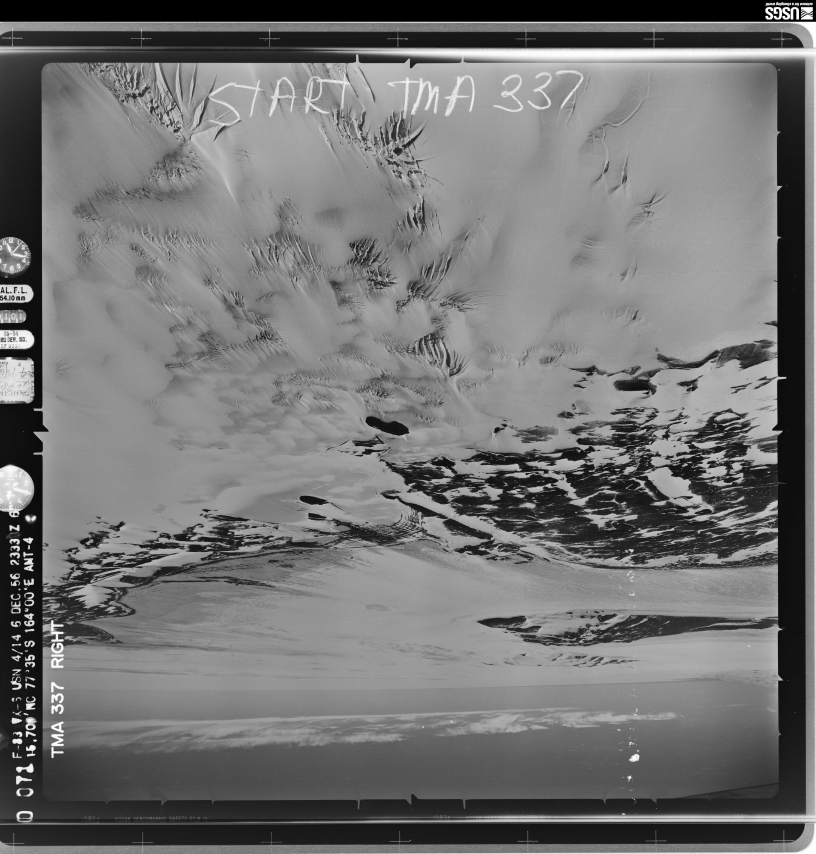
#> input picture altimeter_detector/altimeter_examples/CA033733R0071.jpg, 4080 x 4269 px (shown at 1/5 size)
$ python -i findCircle.py   (imports and definitions only)
#> lines starting #> are read from the running program, lines starting #| are printed output that depends on the picture
#> further down, picture is the input picture: shape (4269, 4080); min 0, max 255, mean 115.8
import cv2
import numpy as np
from spymicmac.image import contrast_enhance
from PIL import Image
from matplotlib import pyplot as plt
import os
import warnings

def IMGEnhance(img):
    # some image enhancement techniques
    # 1. Histogram equalization
    eqHist = cv2.equalizeHist(img)
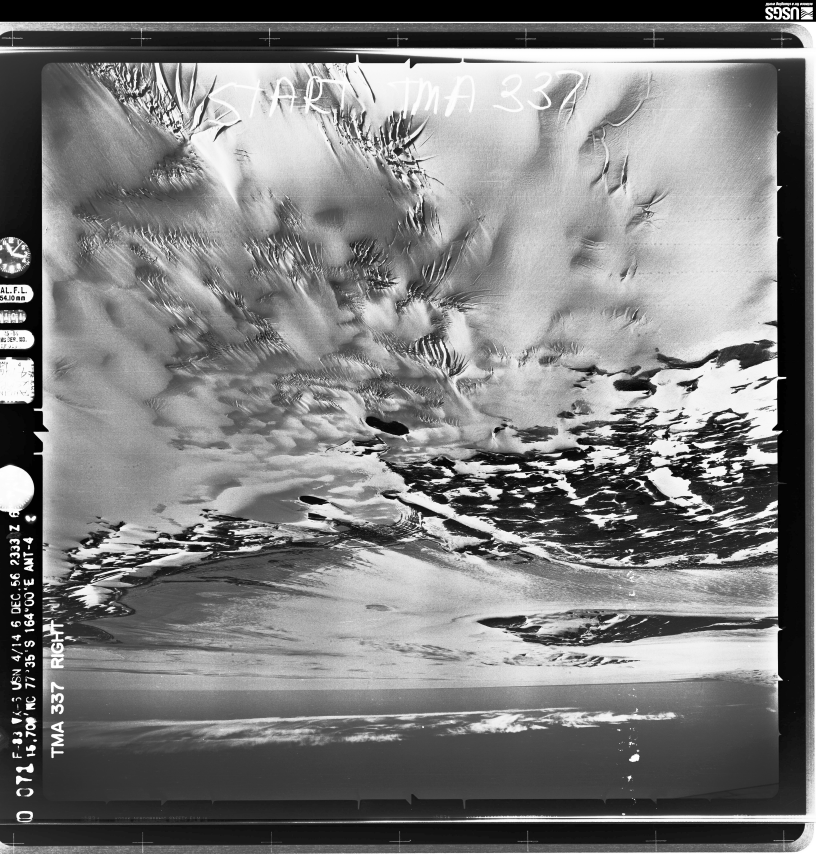
#> eqHist: shape (4269, 4080) (shown at 1/5 size); min 0, max 255, mean 125.7
    # 2. Unmasked sharpening
    img_GaussianBlur = cv2.GaussianBlur(eqHist, (0, 0), 3)
    usm = cv2.addWeighted(eqHist, 2.0, img_GaussianBlur, -1.0, 0)
    # 3. Denoising & Contrast enhancement
    # since this function only takes file path as input
    # we need to save usm to a path and then remove it
    cv2.imwrite('temp_IMGEnhance.jpg', usm)
#> (the run stopped early here; a loop or call above may not have finished)

$ run again, on altimeter_detector/altimeter_examples/CA033733R0072.jpg
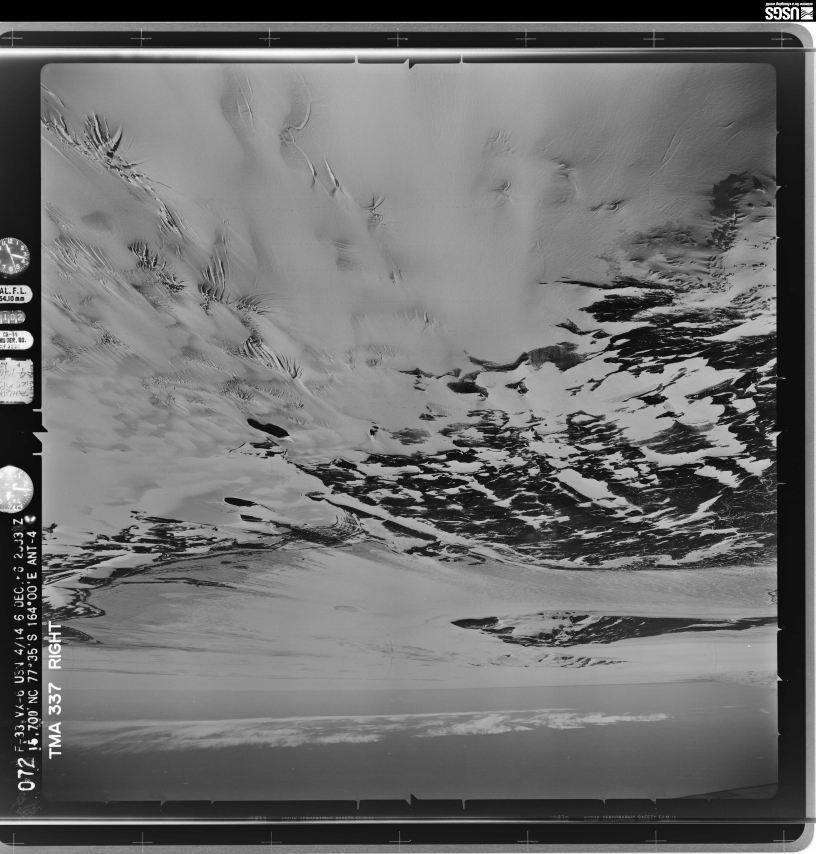
#> input picture altimeter_detector/altimeter_examples/CA033733R0072.jpg, 4080 x 4269 px (shown at 1/5 size)
#> picture is the input picture: shape (4269, 4080); min 0, max 255, mean 110
#> in IMGEnhance, `eqHist = cv2.equalizeHist(img)`:
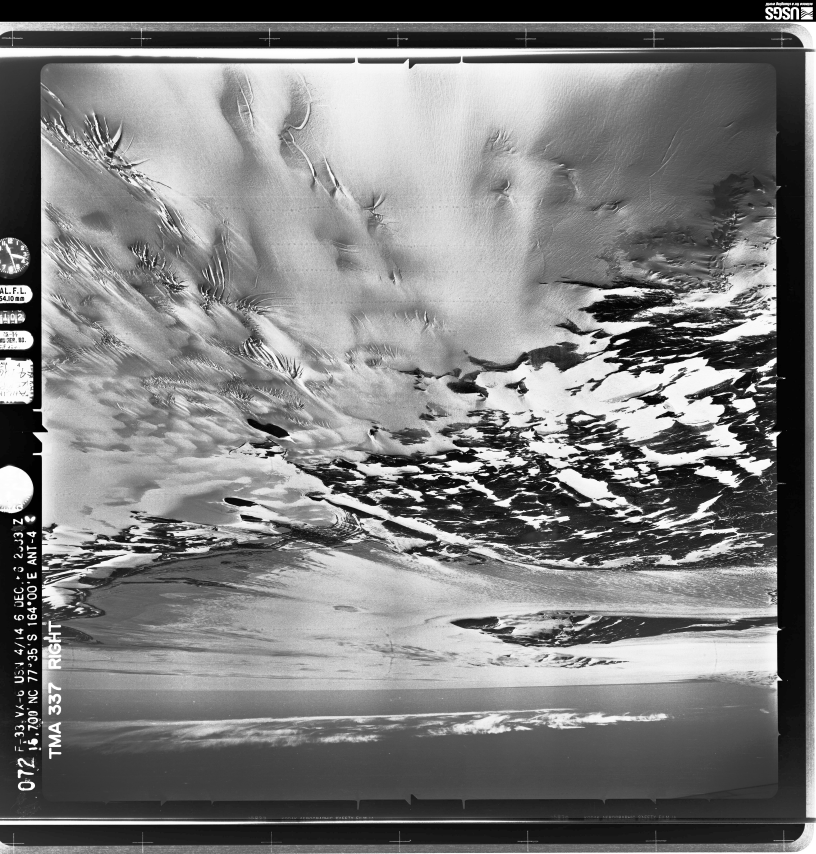
#> eqHist: shape (4269, 4080) (shown at 1/5 size); min 0, max 255, mean 125.6

$ run again, on altimeter_detector/altimeter_examples/CA033733R0073.jpg
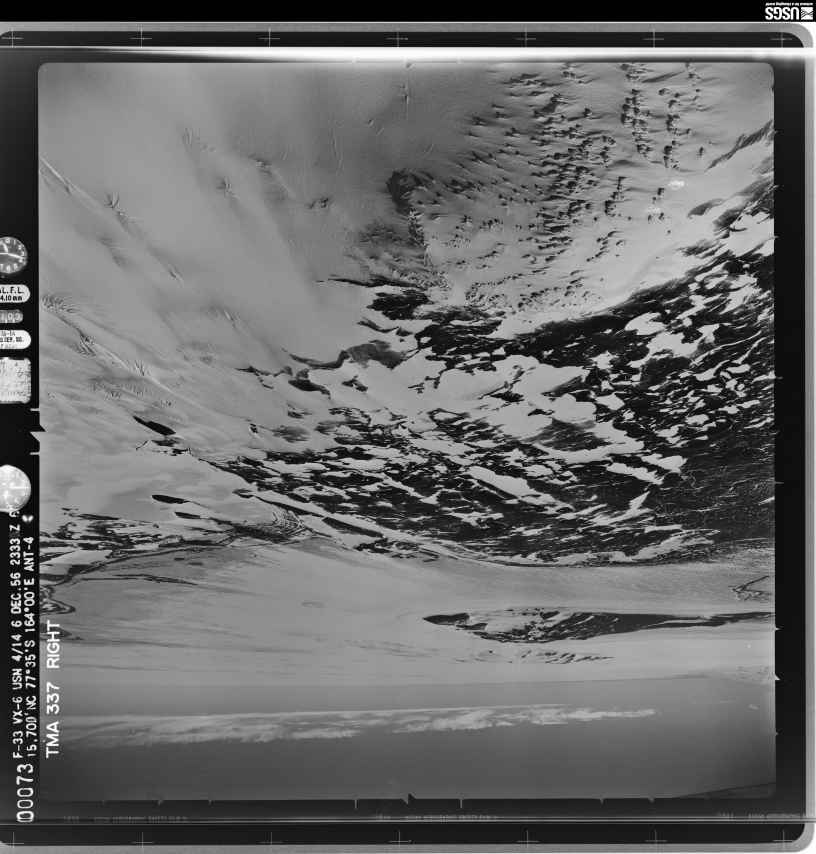
#> input picture altimeter_detector/altimeter_examples/CA033733R0073.jpg, 4080 x 4269 px (shown at 1/5 size)
#> picture is the input picture: shape (4269, 4080); min 0, max 255, mean 105.7
#> in IMGEnhance, `eqHist = cv2.equalizeHist(img)`:
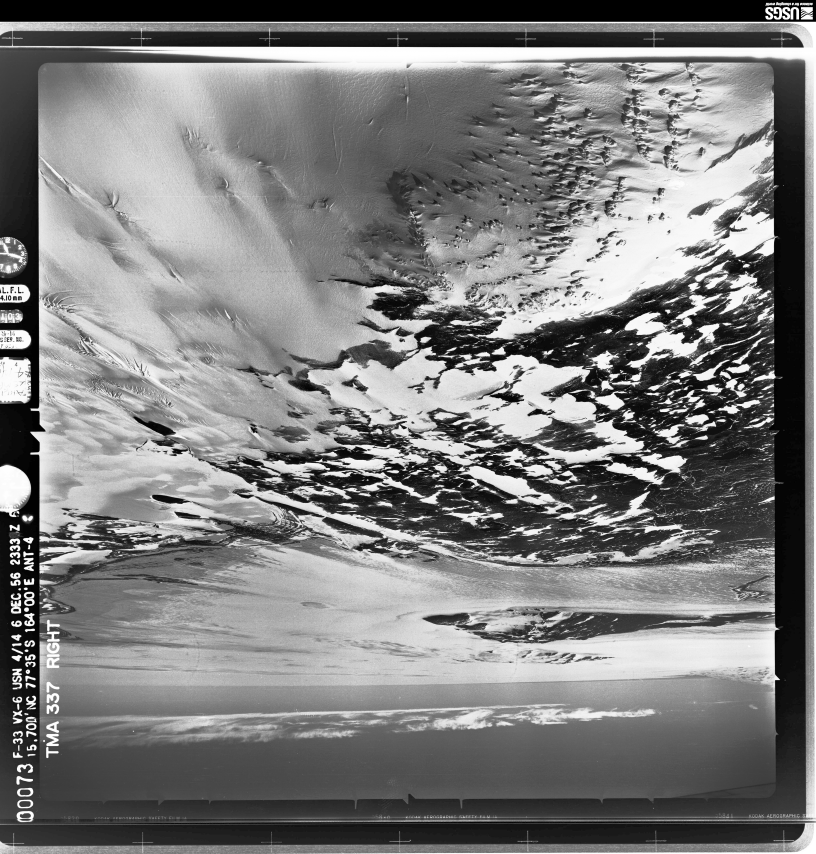
#> eqHist: shape (4269, 4080) (shown at 1/5 size); min 0, max 255, mean 125.4

$ run again, on altimeter_detector/altimeter_examples/CA033733R0074.jpg
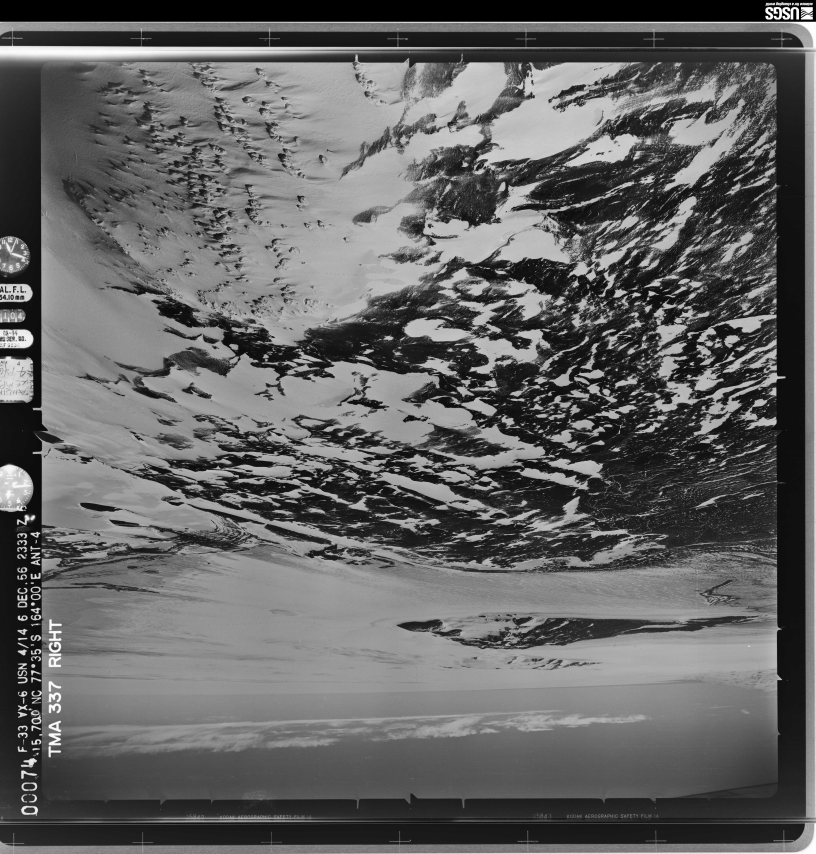
#> input picture altimeter_detector/altimeter_examples/CA033733R0074.jpg, 4080 x 4269 px (shown at 1/5 size)
#> picture is the input picture: shape (4269, 4080); min 0, max 255, mean 99.4
#> in IMGEnhance, `eqHist = cv2.equalizeHist(img)`:
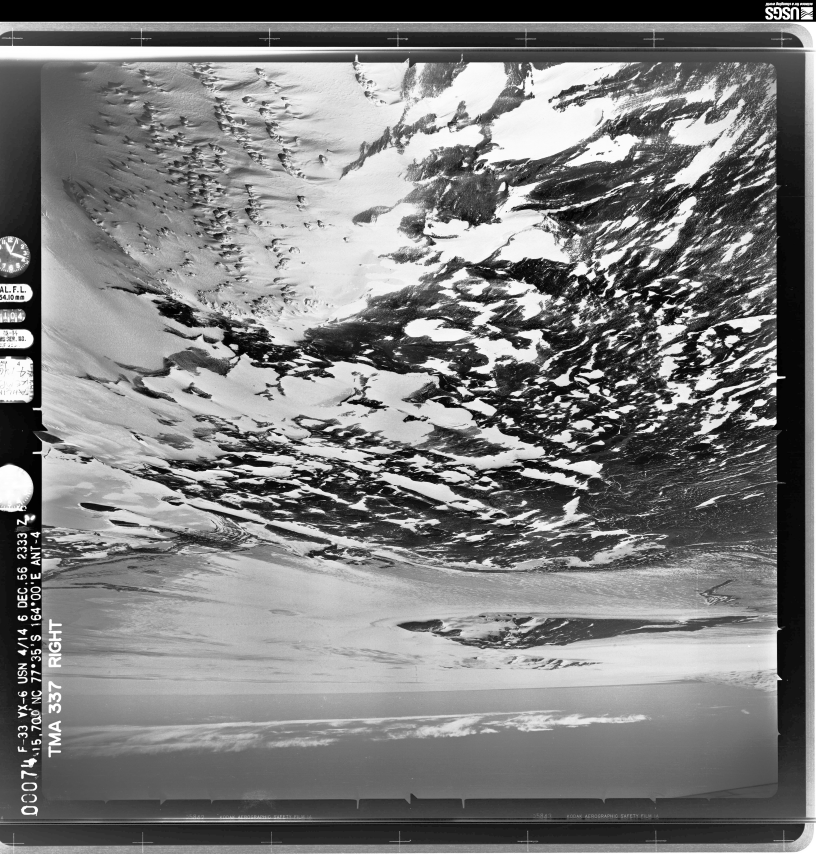
#> eqHist: shape (4269, 4080) (shown at 1/5 size); min 0, max 255, mean 125.3
